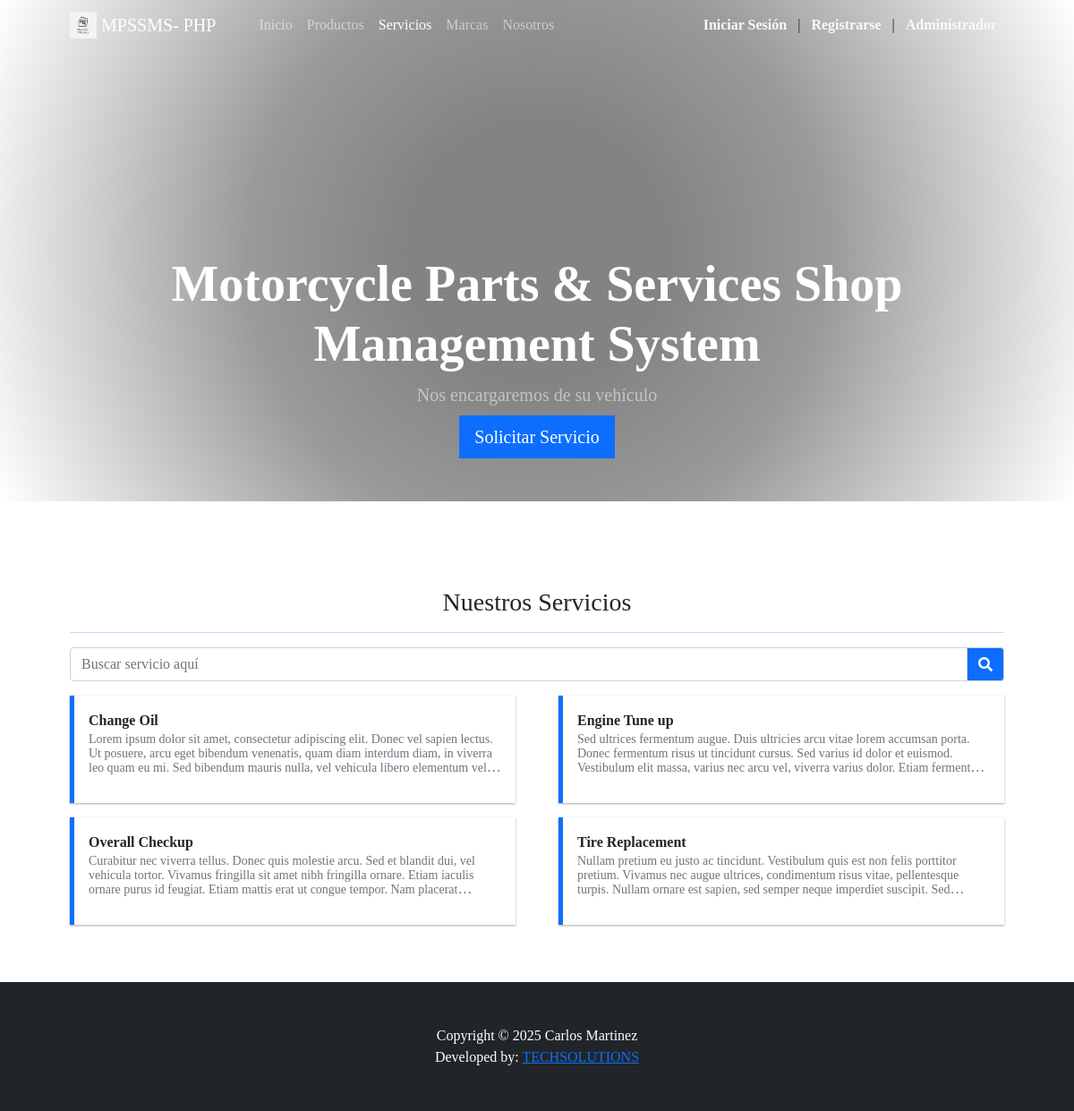
Page /?p=services on the committed database.
### tables this page shows
CREATE TABLE `service_list` (
  `id` int(30) NOT NULL,
  `service` text NOT NULL,
  `description` text NOT NULL,
  `status` tinyint(4) NOT NULL DEFAULT 1,
  `delete_flag` tinyint(1) NOT NULL DEFAULT 0,
  `date_created` datetime NOT NULL DEFAULT current_timestamp()
);

### classes/DBConnection.php (called while the page is built, shortened)
<?php
class DBConnection{
    private $host = DB_SERVER;
    private $username = DB_USERNAME;
    private $password = DB_PASSWORD;
    private $database = DB_NAME;
    public $conn;
    public function __construct(){
        if (!isset($this->conn)) {
            $this->conn = new mysqli($this->host, $this->username, $this->password, $this->database);
        }
    }
}
?>

### classes/SystemSettings.php (called while the page is built, shortened)
<?php
class SystemSettings extends DBConnection{
	function info($field=''){
		if(!empty($field)){
			if(isset($_SESSION['system_info'][$field]))
				return $_SESSION['system_info'][$field];
			else
				return false;
		}else{
			return false;
		}
	}
}
$_settings = new SystemSettings();
?>

### services.php (the view, shortened to what this page needs)
 <header class="bg-dark py-5" id="main-header">
    <div class="container h-100 d-flex align-items-end justify-content-center w-100">
        <div class="text-center text-white w-100">
            <h1 class="display-4 fw-bolder"><?php echo $_settings->info('name') ?></h1>
            <p class="lead fw-normal text-white-50 mb-0">Nos encargaremos de su vehículo</p>
            <div class="col-auto mt-2">
                <button class="btn btn-primary btn-lg rounded-0" id="send_request" type="button">Solicitar Servicio</button>
            </div>
        </div>
    </div>
</header>
<section class="py-5">
    <div class="container px-4 px-lg-5 mt-5">
        <div class="row">
            <div class="col-md-12">
                <h3 class="text-center">Nuestros Servicios</h3>
                <hr class="bg-primary opacity-100">
                <div class="form-group">
                <div class="input-group mb-3">
                    <input type="search" id="search" class="form-control" placeholder="Buscar servicio aquí" aria-label="Buscar servicio aquí" aria-describedby="basic-addon2">
                    <div class="input-group-append">
                        <span class="input-group-text bg-primary" id="basic-addon2"><i class="fa fa-search"></i></span>
                    </div>
                </div>
                </div>
                <div class="row gx-4 gx-lg-5 row-cols-1 row-cols-sm-1 row-cols-md-2 row-cols-xl-2" id="service_list">
                    <?php
                    $services = $conn->query("SELECT * FROM `service_list` where status = 1 and delete_flag = 0 order by `service`");
                    while($row= $services->fetch_assoc()):
                        $row['description'] = strip_tags(html_entity_decode(stripslashes($row['description'])));
                    ?>
                    <a class="col item text-decoration-none text-dark view_service" href="javascript:void(0)" data-id="<?php echo $row['id'] ?>">
                        <div class="callout callout-primary border-primary rounded-0">
                            <dl>
                                <dt><?php echo $row['service'] ?></dt>
                                <dd class="truncate-3 text-muted lh-1"><small><?php echo $row['description'] ?></small></dd>
                            </dl>
                        </div>
                    </a>
                    <?php endwhile; ?>
                </div>
            </div>
        </div>
    </div>
</section>

### rows in the picture
service_list: service "Change Oil", description "Lorem ipsum dolor sit amet, consectetur adipiscing elit. Donec vel sapien lectus. Ut posuere, arcu eget bibendum venenatis, quam diam interdum diam, in viverra leo quam eu mi. Sed bibendum mauris nulla, vel vehicula libero elementum…"
service_list: service "Engine Tune up", description "Sed ultrices fermentum augue. Duis ultricies arcu vitae lorem accumsan porta. Donec fermentum risus ut tincidunt cursus. Sed varius id dolor et euismod. Vestibulum elit massa, varius nec arcu vel, viverra varius dolor. Etiam…"
service_list: service "Overall Checkup", description "Curabitur nec viverra tellus. Donec quis molestie arcu. Sed et blandit dui, vel vehicula tortor. Vivamus fringilla sit amet nibh fringilla ornare. Etiam iaculis ornare purus id feugiat. Etiam mattis erat ut congue tempor. Nam…"
service_list: service "Tire Replacement", description "Nullam pretium eu justo ac tincidunt. Vestibulum quis est non felis porttitor pretium. Vivamus nec augue ultrices, condimentum risus vitae, pellentesque turpis. Nullam ornare est sapien, sed semper neque imperdiet suscipit.…"

### other values in the picture
$_settings->info('short_name') "MPSSMS- PHP"
$_settings->info('name') "Motorcycle Parts & Services Shop Management System"
